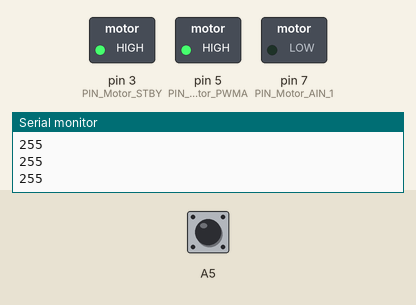
This sketch was run on a simulated Arduino Uno, built with avr-gcc and run on an emulated ATmega328P. On the bench: switched loads named in the sketch (green lamp = pin HIGH), the last lines printed to the serial monitor. The test bench sets the inputs (shaded band); at power-on: A5 LOW.

Above: at 1.2 s.
1.3 s: A5 pulsed HIGH 5 times (0.12 s each, 0.3 s apart)
At 1.66 s:
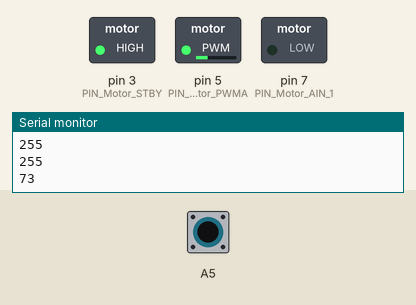
At 2.1 s:
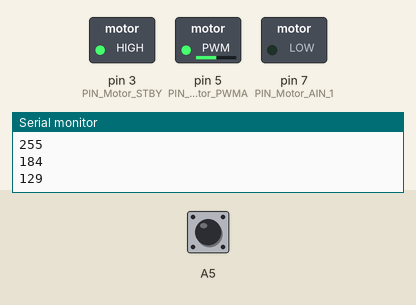
4.3 s: A5 driven HIGH
At 5.8 s:
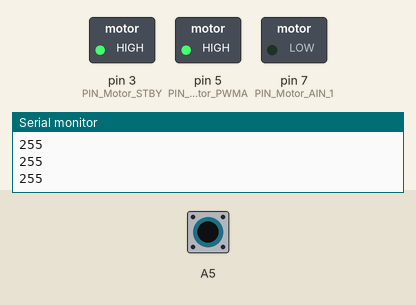
Timing chart, 0 to 7.3 s (numbered marks = the images above; inputs shaded):
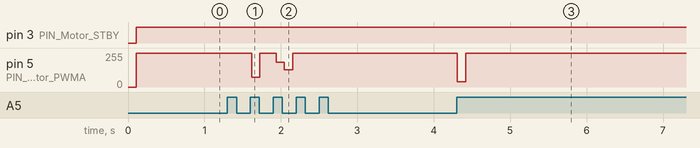

The sketch:

main.ino
```cpp
// The higher the values, the better signal we get but the longer it takes.
#define SIGNAL_SAMPLE_SIZE 1000
// Sample of 1000 with rate of 50 gives us about +-9% variation in 50ms (0.05s)
// Sample of 1000 with rate of 100 gives us about +-1% variation in 100ms (0.1s)
#define SIGNAL_PROCESSING_RATE_MICROSECONDS 50

// Motors
#define PIN_Motor_STBY 3
#define PIN_Motor_PWMA 5
#define PIN_Motor_AIN_1 7
// #define PIN_Motor_PWMB 6
// #define PIN_Motor_BIN_1 8

#define MAX_SPEED 255

int vel = MAX_SPEED;

/**
 * Process the signal on a specific port and returns the
 * percentage of HIGH found in the samples (between 0 and 1.0)
 */
double _processSignal()
{
  int counter = 0;
  for(int i = 0; i < SIGNAL_SAMPLE_SIZE; i++)
  {
    if(digitalRead(A5) == HIGH)
    {
      counter++;
    }
    delayMicroseconds(SIGNAL_PROCESSING_RATE_MICROSECONDS);
  }
  return (1.0*counter)/(1.0*SIGNAL_SAMPLE_SIZE);
}

void _move(int vel){
  digitalWrite(PIN_Motor_STBY, HIGH);

  digitalWrite(PIN_Motor_AIN_1, LOW);
  analogWrite(PIN_Motor_PWMA, vel);
  // digitalWrite(PIN_Motor_BIN_1, HIGH);
  // analogWrite(PIN_Motor_PWMB, vel);
}


void setup() {
  Serial.begin(9600);
  // pinMode(PIN_Motor_PWMB, OUTPUT);
  // pinMode(PIN_Motor_BIN_1, OUTPUT);
  pinMode(PIN_Motor_PWMA, OUTPUT);
  pinMode(PIN_Motor_AIN_1, OUTPUT);
  pinMode(PIN_Motor_STBY, OUTPUT);
}

void loop() {
  vel = round(_processSignal()*MAX_SPEED);
  if(vel < 20 || vel > MAX_SPEED-20)
  {
    vel = MAX_SPEED;
  }
  Serial.println(vel);
  _move(vel);
}
```

Measured:
- after the input at 1.3 s, pin 5 (PIN_Motor_PWMA): 255/255 → 73/255 after 0.32 s, → 255/255 0.11 s later, → 184/255 0.22 s later, → 129/255 0.11 s later, … (5 changes in this stretch)
- after the input at 4.3 s, pin 5 (PIN_Motor_PWMA): 255/255 → 40/255 at once, → 255/255 0.11 s later
